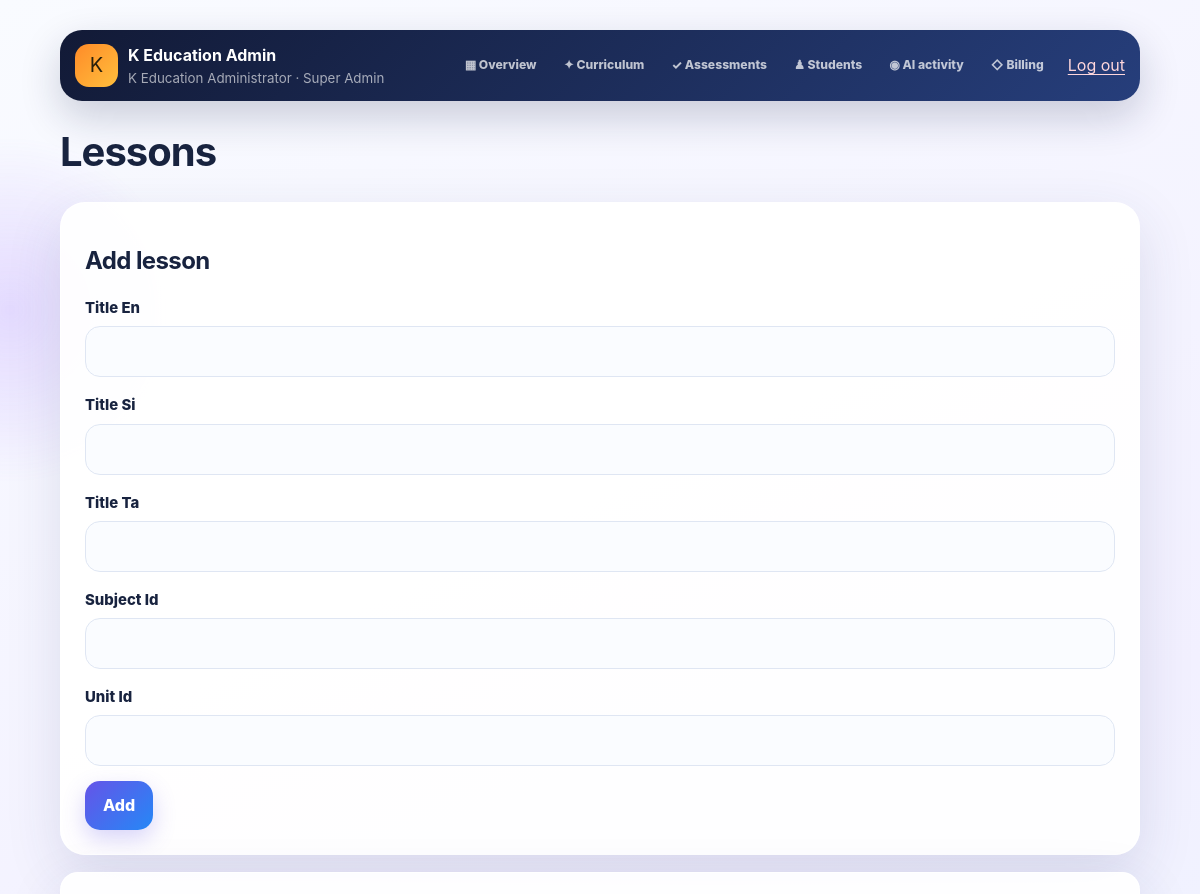
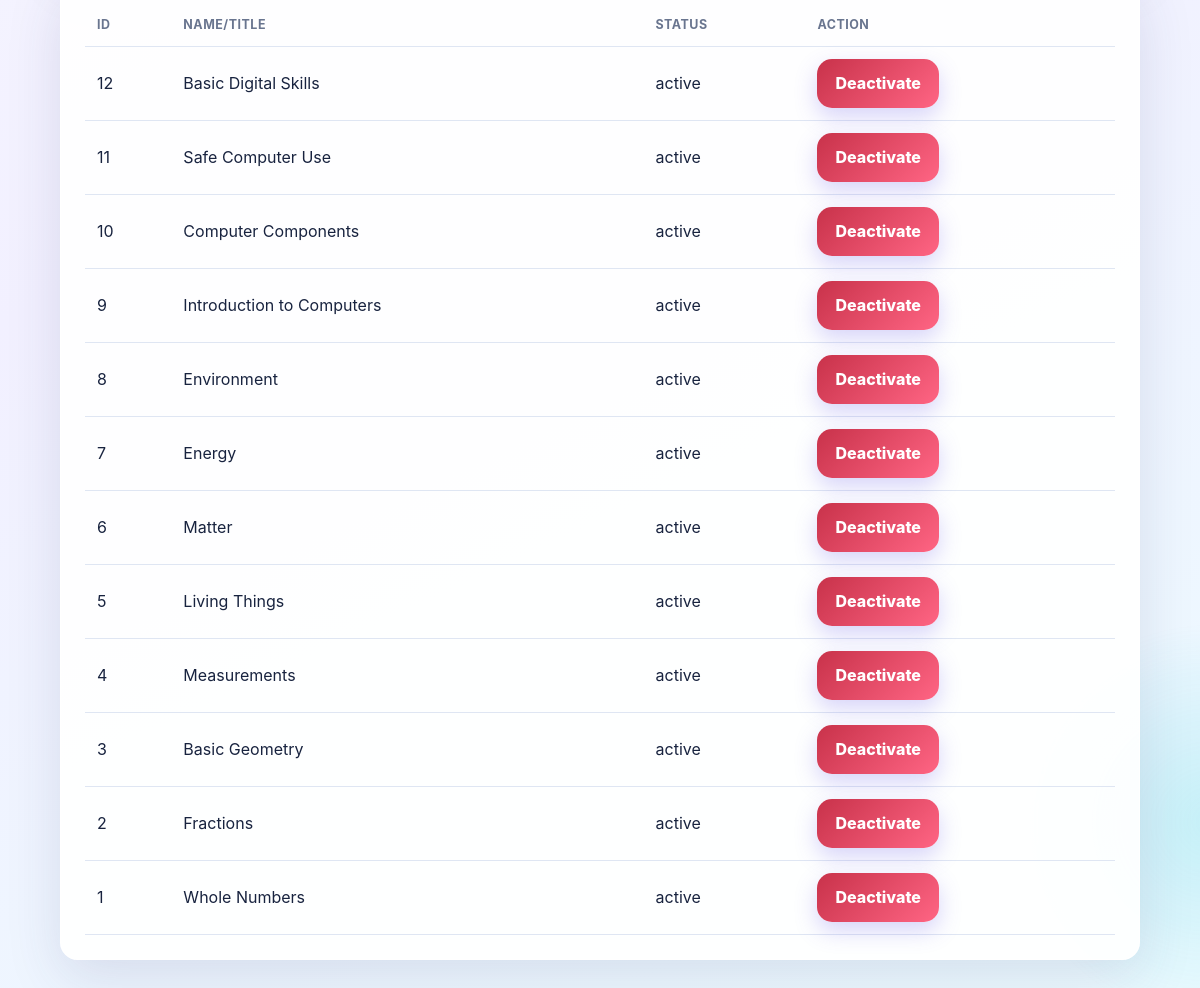
Page /admin/lessons.php (signed in) on the committed database (2 pictures, top to bottom).
### tables this page shows
CREATE TABLE lessons(id INT AUTO_INCREMENT PRIMARY KEY,grade_id INT NOT NULL,medium ENUM('All','Sinhala','Tamil','English') DEFAULT 'All',content_source VARCHAR(30) NOT NULL DEFAULT 'manual',subject_id INT NOT NULL,unit_id INT NOT NULL,title_en VARCHAR(200),title_si VARCHAR(200),title_ta VARCHAR(200),short_description_en TEXT,short_description_si TEXT,short_description_ta TEXT,content_en MEDIUMTEXT,content_si MEDIUMTEXT,content_ta MEDIUMTEXT,learning_objectives_en TEXT,learning_objectives_si TEXT,learning_objectives_ta TEXT,key_terms_en TEXT,key_terms_si TEXT,key_terms_ta TEXT,examples_en TEXT,examples_si TEXT,examples_ta TEXT,summary_en TEXT,summary_si TEXT,summary_ta TEXT,display_order INT DEFAULT 0,status ENUM('active','inactive') DEFAULT 'active',created_at TIMESTAMP DEFAULT CURRENT_TIMESTAMP,updated_at TIMESTAMP DEFAULT CURRENT_TIMESTAMP ON UPDATE CURRENT_TIMESTAMP,INDEX(grade_id,subject_id,unit_id),FULLTEXT(title_en,summary_en,key_terms_en),FOREIGN KEY(grade_id) REFERENCES grades(id),FOREIGN KEY(subject_id) REFERENCES subjects(id),FOREIGN KEY(unit_id) REFERENCES units(id));

### admin/lessons.php (called while the page is built)
<?php $entity='lessons';include __DIR__.'/_catalog.php';

### includes/helpers.php (called while the page is built, shortened)
<?php
function e(mixed $v):string{return htmlspecialchars((string)$v,ENT_QUOTES|ENT_SUBSTITUTE,'UTF-8');}

### includes/db.php (called while the page is built, shortened)
<?php
function db(): mysqli {
    $db = @new mysqli(DB_HOST, DB_USER, DB_PASS, DB_NAME);
    $db->set_charset('utf8mb4');
    return $db;
}

### admin/_catalog.php (the view)
<?php
$allowed=['subjects'=>['name_en','name_si','name_ta','subject_code','icon'],'units'=>['name_en','name_si','name_ta','unit_number','subject_id'],'lessons'=>['title_en','title_si','title_ta','subject_id','unit_id'],'quizzes'=>['title_en','title_si','title_ta','subject_id','pass_mark']];if(!isset($allowed[$entity]))exit('Invalid catalog.');require_once __DIR__.'/../includes/auth.php';require_admin();if($_SERVER['REQUEST_METHOD']==='POST'){verify_csrf();$id=filter_input(INPUT_POST,'id',FILTER_VALIDATE_INT);$action=$_POST['action']??'';if($id&&in_array($action,['active','inactive'],true)){$s=db()->prepare("UPDATE $entity SET status=? WHERE id=?");$s->bind_param('si',$action,$id);$s->execute();flash('success','Status updated.');header('Location: '.$entity.'.php');exit;}if($action==='add'){$data=[];foreach($allowed[$entity] as $f)$data[$f]=trim((string)($_POST[$f]??''));$data['grade_id']=1;$fields=array_keys($data);$marks=implode(',',array_fill(0,count($fields),'?'));$sql="INSERT INTO $entity(".implode(',',$fields).") VALUES($marks)";$s=db()->prepare($sql);$types='';$values=[];foreach($data as $f=>$v){$isInt=in_array($f,['grade_id','unit_number','subject_id','unit_id','pass_mark'],true);$types.=$isInt?'i':'s';$values[]=$isInt?(int)$v:$v;}$s->bind_param($types,...$values);if(!$s->execute())flash('error','Could not add item. Check required relationships and unique values.');else flash('success','Item added.');header('Location: '.$entity.'.php');exit;}}$pageTitle=ucfirst($entity);include __DIR__.'/_top.php';$rows=db()->query("SELECT * FROM $entity ORDER BY id DESC");?><h1><?=e(ucfirst($entity))?></h1><section class="card"><h2>Add <?=e(rtrim($entity,'s'))?></h2><form method="post"><?=csrf_field()?><input type="hidden" name="action" value="add"><?php foreach($allowed[$entity] as $f):?><label><?=e(ucwords(str_replace('_',' ',$f)))?><input name="<?=e($f)?>" required></label><?php endforeach;?><button>Add</button></form></section><section class="card scroll"><table><tr><th>ID</th><th>Name/title</th><th>Status</th><th>Action</th></tr><?php while($r=$rows->fetch_assoc()):?><tr><td><?=$r['id']?></td><td><?=e($r['name_en']??$r['title_en']??'')?></td><td><?=e($r['status'])?></td><td><form method="post"><?=csrf_field()?><input type="hidden" name="id" value="<?=$r['id']?>"><button class="<?=$r['status']==='active'?'danger':'good'?>" name="action" value="<?=$r['status']==='active'?'inactive':'active'?>"><?=$r['status']==='active'?'Deactivate':'Activate'?></button></form></td></tr><?php endwhile;?></table></section><?php if($entity==='quizzes'):?><section class="card"><p>Quiz questions are multilingual database records. Add/edit them in <code>quiz_questions</code> through phpMyAdmin in this initial admin build.</p></section><?php endif;include __DIR__.'/../includes/footer.php';?>

### includes/header.php (shortened to what this page needs)
<!doctype html>
<html lang="<?= e($_SESSION['lang'] ?? 'en') ?>">
<head>
</head>
<body>
<main class="wrap">

### admin/_top.php (shortened to what this page needs)
<?php
require_once __DIR__.'/../includes/auth.php';require_admin();$pageTitle=$pageTitle??'Administration';include __DIR__.'/../includes/header.php';
$adminNav=['dashboard'=>['▦','Overview'],'curriculum_manager'=>['✦','Curriculum'],'assessment_manager'=>['✓','Assessments'],'students'=>['♟','Students'],'chatbot_logs'=>['◉','AI activity'],'subscriptions'=>['◇','Billing']];$adminFile=pathinfo($_SERVER['SCRIPT_NAME']??'',PATHINFO_FILENAME);
?>
<section class="admin-bar"><div class="admin-identity"><span class="admin-mark">K</span><span><strong>K Education Admin</strong><small><?=e($_SESSION['admin']['full_name']??'Administrator')?> · <?=e(ucwords(str_replace('_',' ',$_SESSION['admin']['role']??'admin')))?></small></span></div><nav class="admin-nav"><?php foreach($adminNav as $path=>$item):?><a class="<?=$adminFile===$path?'active':''?>" href="<?=$path?>.php"><?=$item[0]?> <?=e($item[1])?></a><?php endforeach;?></nav><a class="admin-logout" href="logout.php">Log out</a></section>

### includes/footer.php (shortened to what this page needs)
</main>
</body></html>

### includes/header.php (style rules this page uses)
:root { --violet:#6554e8;--violet2:#8c52ff;--blue:#2588f6;--cyan:#1cc8d7;--mint:#21c59b;--gold:#ffb638;--rose:#ff6584;--ink:#18233f;--muted:#69758f;--paper:#fff;--line:#dfe6f3;--danger:#d83d55;--shadow:0 18px 55px rgba(45,56,110,.13);--soft-shadow:0 9px 28px rgba(45,56,110,.1) }
* { box-sizing:border-box }
html { scroll-behavior:smooth }
body { margin:0;min-height:100vh;color:var(--ink);font-family:Inter,"Segoe UI",system-ui,-apple-system,"Noto Sans Sinhala","Noto Sans Tamil",sans-serif;line-height:1.55;background:linear-gradient(155deg,#f9fbff 0%,#f2f0ff 48%,#ebfbff 100%);overflow-x:hidden }
body:before,body:after { content:"";position:fixed;z-index:-2;border-radius:50%;filter:blur(2px);pointer-events:none }
body:before { width:360px;height:360px;left:-170px;top:130px;background:radial-gradient(circle,rgba(139,82,255,.18),transparent 68%);animation:floatOrb 12s ease-in-out infinite }
body:after { width:420px;height:420px;right:-220px;bottom:50px;background:radial-gradient(circle,rgba(28,200,215,.19),transparent 67%);animation:floatOrb 14s ease-in-out infinite reverse }
a { color:var(--violet);text-underline-offset:3px }
.topin,.wrap { width:min(1120px,100%);margin:auto }
.wrap { padding:22px 15px 106px }
.card { position:relative;background:rgba(255,255,255,.92);border:1px solid rgba(255,255,255,.9);border-radius:25px;padding:20px;box-shadow:var(--shadow);margin-bottom:17px;overflow:hidden;transition:transform .25s ease,box-shadow .25s ease,border-color .25s ease }
.btn,button { display:inline-flex;align-items:center;justify-content:center;gap:8px;min-height:49px;padding:11px 18px;border:0;border-radius:15px;background:linear-gradient(135deg,var(--violet),var(--blue));box-shadow:0 9px 22px rgba(101,84,232,.25);color:#fff;text-decoration:none;font:inherit;font-weight:850;cursor:pointer;transition:transform .18s,box-shadow .18s,filter .18s }
.btn.danger,.danger { background:linear-gradient(135deg,#c8324a,var(--rose)) }
input,select,textarea { width:100%;min-height:49px;padding:13px 14px;border:1.5px solid var(--line);border-radius:15px;background:rgba(250,252,255,.95);color:var(--ink);font:inherit;margin:6px 0 15px;outline:0;transition:border-color .2s,box-shadow .2s,background .2s }
label { font-weight:800;font-size:.93rem }
.scroll { overflow:auto;border-radius:18px }
table { width:100%;border-collapse:collapse }
th,td { padding:12px;border-bottom:1px solid var(--line);text-align:left }
th { color:var(--muted);font-size:.78rem;text-transform:uppercase;letter-spacing:.04em }
h1,h2,h3 { line-height:1.18;letter-spacing:-.025em }
h1 { font-size:clamp(1.7rem,5vw,2.5rem) }
.reveal { animation:reveal .55s both }
@media (min-width:720px) { .wrap { padding:30px 20px 105px } }
@media (min-width:720px) { .card { padding:24px } }

### admin/_top.php (style rules this page uses)
.admin-bar { display:flex;align-items:center;gap:13px;padding:13px 15px;border-radius:22px;background:linear-gradient(135deg,#121a36,#263e7b);color:#fff;overflow:auto;box-shadow:0 16px 40px rgba(20,31,72,.2) }
.admin-identity { display:flex;align-items:center;gap:10px;min-width:max-content;margin-right:auto }
.admin-mark { display:grid;place-items:center;width:43px;height:43px;border-radius:14px;background:linear-gradient(135deg,#ff8b28,#ffbf3d);color:#28200b;font-size:1.25rem }
.admin-identity strong { display:block }
.admin-identity small { display:block;color:rgba(255,255,255,.62) }
.admin-nav { display:flex;gap:5px }
.admin-nav a { min-width:max-content;padding:9px 11px;border-radius:12px;color:rgba(255,255,255,.72);text-decoration:none;font-size:.76rem;font-weight:800 }
.admin-logout { min-width:max-content;color:#ffd7dc!important }

### rows in the picture
lessons: id "12", title_en "Basic Digital Skills", status "active", shows "Deactivate"
lessons: id "11", title_en "Safe Computer Use", status "active", shows "Deactivate"
lessons: id "10", title_en "Computer Components", status "active", shows "Deactivate"
lessons: id "9", title_en "Introduction to Computers", status "active", shows "Deactivate"
lessons: id "8", title_en "Environment", status "active", shows "Deactivate"
lessons: id "7", title_en "Energy", status "active", shows "Deactivate"
lessons: id "6", title_en "Matter", status "active", shows "Deactivate"
lessons: id "5", title_en "Living Things", status "active", shows "Deactivate"
lessons: id "4", title_en "Measurements", status "active", shows "Deactivate"
lessons: id "3", title_en "Basic Geometry", status "active", shows "Deactivate"
lessons: id "2", title_en "Fractions", status "active", shows "Deactivate"
lessons: id "1", title_en "Whole Numbers", status "active", shows "Deactivate"

### other values in the picture
$_SESSION['admin']['full_name'] "K Education Administrator"
str_replace('_',' ',$_SESSION['admin']['role']??'admin') "Super Admin"
$item[0] "▦"
$item[1] "Overview"
$item[0] "✦"
$item[1] "Curriculum"
$item[0] "✓"
$item[1] "Assessments"
$item[0] "♟"
$item[1] "Students"
$item[0] "◉"
$item[1] "AI activity"
$item[0] "◇"
$item[1] "Billing"
$entity "Lessons"
